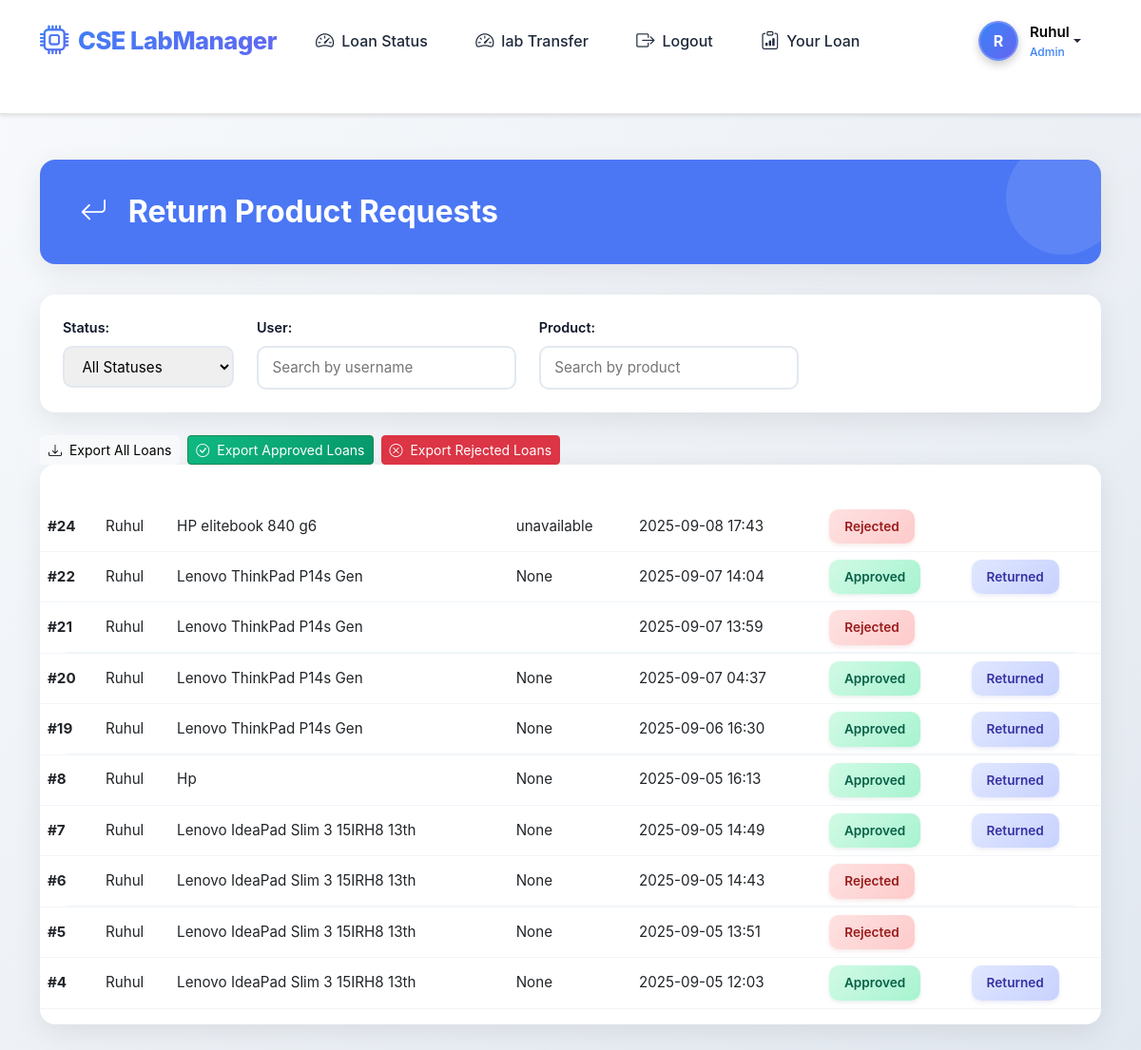
Screenshot of /your-loan/654xy/loan (signed in) with the database file from the repository.
### app/models.py (models this page shows, shortened)
class User(AbstractUser):
    is_student = models.BooleanField(default=False)
    is_teacher = models.BooleanField(default=False)
    is_hod = models.BooleanField(default=False)
    second_layer_is_student = models.BooleanField(default=False)
    semester = models.CharField(max_length=20, blank=True, null=True)
    department = models.CharField(max_length=100, blank=True, null=True)
    roll_number = models.CharField(max_length=50, blank=True, null=True)

class LoanRequest(models.Model):
    STATUS_CHOICES = [
        ('pending', 'Pending'),
        ('approved', 'Approved'),
        ('rejected', 'Rejected')
    ]
    product = models.ForeignKey(Product, on_delete=models.CASCADE)
    requested_by = models.ForeignKey(settings.AUTH_USER_MODEL, on_delete=models.CASCADE, related_name='requests_made')
    for_student = models.ForeignKey(settings.AUTH_USER_MODEL, on_delete=models.CASCADE, related_name='requests_received', null=True, blank=True)
    status = models.CharField(max_length=20, choices=STATUS_CHOICES, default='pending')
    request_date = models.DateTimeField(auto_now_add=True)
    approved_by = models.ForeignKey(settings.AUTH_USER_MODEL, on_delete=models.SET_NULL, null=True, blank=True, related_name='requests_approved')
    approved_date = models.DateTimeField(null=True, blank=True)
    return_date = models.DateField(null=True, blank=True)
    return_status = models.BooleanField(default=False,null=True, blank=True)
    rejection_reason = models.CharField(max_length=255, null=True, blank=True)

class Product(models.Model):
    STATUS_CHOICES = [
        ('available', 'Available'),
        ('pending', 'Pending'),
        ('in_loan', 'In Loan'),
        ('returned', 'Returned')
    ]
    name = models.CharField(max_length=100)
    description = models.TextField(blank=True, null=True)
    image = models.ImageField(upload_to='products', null=True, blank=True)
    price = models.DecimalField(max_digits=10, decimal_places=2, null=True, blank=True)
    base_price = models.DecimalField(max_digits=10,null=True, blank=True ,decimal_places=2)
    category = models.ForeignKey(Category, on_delete=models.CASCADE)
    lab = models.ForeignKey(Lab, on_delete=models.CASCADE, related_name='products')
    status = models.CharField(max_length=20, choices=STATUS_CHOICES, default='available')
    serial_number = models.CharField(max_length=100, blank=True, null=True)
    in_stock = models.BooleanField(default=True)

### app/views.py (the view, shortened to what this page needs)
# urls.py: path('your-loan/654xy/loan',your_loan,name = "your_loan"),
@login_required(login_url='login')
def your_loan(request):
    loans = LoanRequest.objects.filter(requested_by=request.user).order_by('-request_date')
    return render(request, "your_loan.html", {"return_requests": loans})

### app/templates/your_loan.html (shortened to what this page needs)
<!DOCTYPE html>
<html lang="en">
<head>
    <link href="https://cdn.jsdelivr.net/npm/bootstrap@5.3.2/dist/css/bootstrap.min.css" rel="stylesheet">
    <link rel="stylesheet" href="https://cdn.jsdelivr.net/npm/bootstrap-icons@1.10.0/font/bootstrap-icons.css">
</head>
<body>
    {% include 'navbar.html' %}
    <div class="container mt-5">
        <div class="page-header">
            <h2><i class="bi bi-arrow-return-left"></i> Return Product Requests</h2>
        </div>
        <div class="filter-bar">
            <div class="filter-group">
                <span class="filter-label">Status:</span>
                <select id="statusFilter">
                    <option value="">All Statuses</option>
                </select>
            </div>
            <div class="filter-group">
                <span class="filter-label">User:</span>
                <input type="text" id="userSearch" placeholder="Search by username">
            </div>
            <div class="filter-group">
                <span class="filter-label">Product:</span>
                <input type="text" id="productSearch" placeholder="Search by product">
            </div>
        </div>
        <div class="d-flex gap-2">
            <a href="" class="btn btn-sm btn-light">
                <i class="bi bi-download me-1"></i> Export All Loans
            </a>
            <a href="" class="btn btn-sm btn-success">
                <i class="bi bi-check-circle me-1"></i> Export Approved Loans
            </a>
            <a href="" class="btn btn-sm btn-danger">
                <i class="bi bi-x-circle me-1"></i> Export Rejected Loans
            </a>
        </div>
        {% if return_requests %}
        <div class="table-container">
            <table class="table table-hover" id="requestsTable">
                <thead>
                    <tr>
                        <th>ID</th>
                        <th>User</th>
                        <th>Product</th>
                        <th>Reason</th>
                        <th>Date Requested</th>
                        <th>Status</th>
                        <th>Action</th>
                    </tr>
                </thead>
                <tbody>
                    {% for req in return_requests %}
                    <tr>
                        <td><strong>#{{ req.id }}</strong></td>
                        <td>{{ req.requested_by.username }}</td>
                        <td>{{ req.product.name }}</td>
                        <td>{{ req.rejection_reason }}</td>
                        <td>{{ req.request_date|date:"Y-m-d H:i" }}</td>
                        <td class="status">
                            {% if req.status == "pending" %}
                                <span class="status-badge bg-pending">Pending</span>
                            {% elif req.status == "approved" %}
                                <span class="status-badge bg-approved">Approved</span>
                            {% elif req.status == "rejected" %}
                                <span class="status-badge bg-rejected">Rejected</span>
                            {% endif %}
                        </td>
                        <td>
                            {% if req.status == "approved" and not req.return_status %}
                                <form method="post" action="{% url 'your_loan' %}">
                                    {% csrf_token %}
                                    <input type="hidden" name="id" value="{{ req.id }}">
                                    <button type="submit" class="btn btn-success btn-sm">
                                        <i class="bi bi-check-circle"></i> Apply for Return
                                    </button>
                                </form>
                            {% elif req.return_status %}
                                <span class="status-badge bg-returned">Returned</span>
                            {% endif %}
                        </td>
                    </tr>
                    {% endfor %}
                </tbody>
            </table>
        </div>
        {% else %}
            <div class="alert alert-info">
                <i class="bi bi-inbox"></i>
                <h4>No return requests found</h4>
                <p>There are currently no return product requests to display.</p>
            </div>
        {% endif %}
    </div>
</body>
</html>

### app/templates/navbar.html (shortened to what this page needs)
<link href="https://cdn.jsdelivr.net/npm/bootstrap@5.3.0/dist/css/bootstrap.min.css" rel="stylesheet">
<link rel="stylesheet" href="https://cdn.jsdelivr.net/npm/bootstrap-icons@1.10.0/font/bootstrap-icons.css">
<nav class="navbar navbar-expand-lg navbar-dark sticky-top">
    <div class="container">
        <a class="navbar-brand" href="{% url 'home' %}">
            <i class="bi bi-cpu"></i> CSE LabManager
        </a>
        <div class="collapse navbar-collapse" id="navbarContent">
            <ul class="navbar-nav me-auto mb-2 mb-lg-0">
            {% if request.user.is_hod %}
                <li class="nav-item">
                    <a class="nav-link" href="{% url 'approve_page' %}">
                        <i class="bi bi-speedometer2"></i> Loan Status
                    </a>
                </li>
                <li class="nav-item">
                    <a class="nav-link" href="{% url 'lab_to_lab_transfer' %}">
                        <i class="bi bi-speedometer2"></i> lab Transfer
                    </a>
                </li>
            {% endif %}
                {% if request.user.is_authenticated %}
                    <li class="nav-item">
                        <a class="nav-link" href="{% url 'logout' %}">
                            <i class="bi bi-box-arrow-right"></i> Logout
                        </a>
                    </li>
                    <li class="nav-item">
                        <a class="nav-link" href="{% url 'your_loan' %}">
                            <i class="bi bi-clipboard-data"></i> Your Loan
                        </a>
                    </li>
                {% endif %}
            </ul>
            <div class="d-flex align-items-center">
                <div class="dropdown user-dropdown">
                    <a href="#" class="nav-link dropdown-toggle d-flex align-items-center" role="button" data-bs-toggle="dropdown">
                        <div class="user-avatar">
                            {{ request.user.username|first|upper }}
                        </div>
                        <div class="user-info">
                            <span class="user-name">{{ request.user.username }}</span>
                            {% if request.user.is_student %}
                            <span class="user-role">Student</span>
                            {% elif request.user.is_teacher %}
                            <span class="user-role">Teacher</span>
                            {% elif request.user.is_superuser %}
                            <span class="user-role">Admin</span>
                            {% else %}
                            <span class="user-role">User</span>
                            {% endif %}
                        </div>
                    </a>
                </div>
            </div>
        </div>
    </div>
</nav>

### app/templates/your_loan.html (style rules this page uses)
:root { --primary-dark: #0f172a; --primary-light: #1e293b; --accent: #3b82f6; --accent-gradient: linear-gradient(135deg, #3b82f6 0%, #6366f1 100%); --card-shadow: 0 8px 30px rgba(0, 0, 0, 0.08); --transition: all 0.3s ease; }
body { font-family: 'Inter', 'Segoe UI', Tahoma, Geneva, Verdana, sans-serif; background: #f8fafc; min-height: 100vh; color: #334155; }
.container { max-width: 1200px; padding-bottom: 2rem; }
.page-header { background:#4b77f4; color: white; padding: 1.75rem 2rem; border-radius: 16px; margin-bottom: 2rem; box-shadow: var(--card-shadow); position: relative; overflow: hidden; }
.page-header::before { content: ''; position: absolute; top: -20px; right: -20px; width: 120px; height: 120px; background: rgba(255, 255, 255, 0.1); border-radius: 50%; }
.page-header h2 { font-weight: 700; margin: 0; display: flex; align-items: center; position: relative; z-index: 1; }
.page-header h2 i { margin-right: 12px; font-size: 1.8rem; background:#4b77f4; padding: 10px; border-radius: 12px; }
.filter-bar { display: flex; gap: 1.5rem; flex-wrap: wrap; margin-bottom: 1.5rem; background: white; padding: 1.5rem; border-radius: 16px; box-shadow: var(--card-shadow); }
.filter-group { display: flex; flex-direction: column; min-width: 180px; }
.filter-label { font-weight: 600; margin-bottom: 0.5rem; color: var(--primary-dark); font-size: 0.9rem; }
.filter-bar input, .filter-bar select { border-radius: 10px; border: 2px solid #e2e8f0; padding: 0.6rem 0.9rem; transition: var(--transition); font-size: 0.95rem; }
.table-container { background: white; border-radius: 16px; overflow: hidden; box-shadow: var(--card-shadow); margin-bottom: 2rem; }
table { margin-bottom: 0; border-collapse: separate; border-spacing: 0; }
thead th { background: #4b77f4; color: white !important; font-weight: 600; padding: 1.2rem 1.5rem; border: none; position: sticky; top: 0; z-index: 10; font-size: 0.95rem; }
thead th:first-child { border-top-left-radius: 16px; }
thead th:last-child { border-top-right-radius: 16px; }
tbody td { padding: 1.2rem 1.5rem; vertical-align: middle; border-color: #f1f5f9; font-size: 0.95rem; transition: var(--transition); }
tbody tr { transition: var(--transition); position: relative; }
tbody tr:after { content: ''; position: absolute; bottom: 0; left: 50%; transform: translateX(-50%); width: 95%; height: 1px; background: #f1f5f9; }
tbody tr:last-child:after { display: none; }
.status-badge { padding: 0.5rem 1rem; border-radius: 10px; font-weight: 600; font-size: 0.85rem; display: inline-block; text-align: center; min-width: 90px; }
.bg-approved { background: linear-gradient(135deg, #d1fae5 0%, #a7f3d0 100%); color: #065f46; box-shadow: 0 2px 4px rgba(6, 95, 70, 0.1); }
.bg-rejected { background: linear-gradient(135deg, #fee2e2 0%, #fecaca 100%); color: #991b1b; box-shadow: 0 2px 4px rgba(153, 27, 27, 0.1); }
.bg-returned { background: linear-gradient(135deg, #e0e7ff 0%, #c7d2fe 100%); color: #3730a3; box-shadow: 0 2px 4px rgba(55, 48, 163, 0.1); }
.btn-success { background: linear-gradient(135deg, #10b981 0%, #059669 100%); border: none; border-radius: 10px; padding: 0.6rem 1.2rem; font-weight: 500; transition: var(--transition); font-size: 0.9rem; display: inline-flex; align-items: center; gap: 0.4rem; }

### rows the page displays
User: user.username|first "R", user.username "Ruhul"
LoanRequest: id "24", requested_by.username "Ruhul", product.name "HP elitebook 840 g6", rejection_reason "unavailable", request_date "2025-09-08 17:43", status "Rejected"
LoanRequest: id "22", requested_by.username "Ruhul", product.name "Lenovo ThinkPad P14s Gen", rejection_reason "None", request_date "2025-09-07 14:04", status "Approved"
LoanRequest: id "21", requested_by.username "Ruhul", product.name "Lenovo ThinkPad P14s Gen", request_date "2025-09-07 13:59", status "Rejected"
LoanRequest: id "20", requested_by.username "Ruhul", product.name "Lenovo ThinkPad P14s Gen", rejection_reason "None", request_date "2025-09-07 04:37", status "Approved"
LoanRequest: id "19", requested_by.username "Ruhul", product.name "Lenovo ThinkPad P14s Gen", rejection_reason "None", request_date "2025-09-06 16:30", status "Approved"
LoanRequest: id "8", requested_by.username "Ruhul", product.name "Hp", rejection_reason "None", request_date "2025-09-05 16:13", status "Approved"
LoanRequest: id "7", requested_by.username "Ruhul", product.name "Lenovo IdeaPad Slim 3 15IRH8 13th", rejection_reason "None", request_date "2025-09-05 14:49", status "Approved"
LoanRequest: id "6", requested_by.username "Ruhul", product.name "Lenovo IdeaPad Slim 3 15IRH8 13th", rejection_reason "None", request_date "2025-09-05 14:43", status "Rejected"
LoanRequest: id "5", requested_by.username "Ruhul", product.name "Lenovo IdeaPad Slim 3 15IRH8 13th", rejection_reason "None", request_date "2025-09-05 13:51", status "Rejected"
LoanRequest: id "4", requested_by.username "Ruhul", product.name "Lenovo IdeaPad Slim 3 15IRH8 13th", rejection_reason "None", request_date "2025-09-05 12:03", status "Approved"
